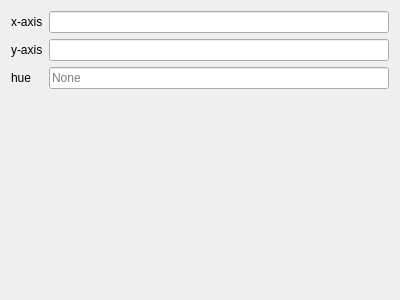
<?xml version="1.0" encoding="UTF-8"?>
<ui version="4.0">
 <class>ErrorBarVisualizerCreator</class>
 <widget class="QWidget" name="ErrorBarVisualizerCreator">
  <property name="geometry">
   <rect>
    <x>0</x>
    <y>0</y>
    <width>400</width>
    <height>300</height>
   </rect>
  </property>
  <property name="windowTitle">
   <string>Form</string>
  </property>
  <layout class="QVBoxLayout" name="verticalLayout">
   <item>
    <layout class="QFormLayout" name="formLayout">
     <item row="0" column="0">
      <widget class="QLabel" name="xAxisLabel">
       <property name="text">
        <string>x-axis</string>
       </property>
      </widget>
     </item>
     <item row="0" column="1">
      <widget class="QLineEdit" name="_x_axis_line_edit"/>
     </item>
     <item row="1" column="0">
      <widget class="QLabel" name="yAxisLabel">
       <property name="text">
        <string>y-axis</string>
       </property>
      </widget>
     </item>
     <item row="1" column="1">
      <widget class="QLineEdit" name="_y_axis_line_edit"/>
     </item>
     <item row="2" column="0">
      <widget class="QLabel" name="hueLabel">
       <property name="text">
        <string>hue</string>
       </property>
      </widget>
     </item>
     <item row="2" column="1">
      <widget class="QLineEdit" name="_hue_line_edit">
       <property name="placeholderText">
        <string>None</string>
       </property>
      </widget>
     </item>
    </layout>
   </item>
  </layout>
 </widget>
 <resources/>
 <connections/>
</ui>
